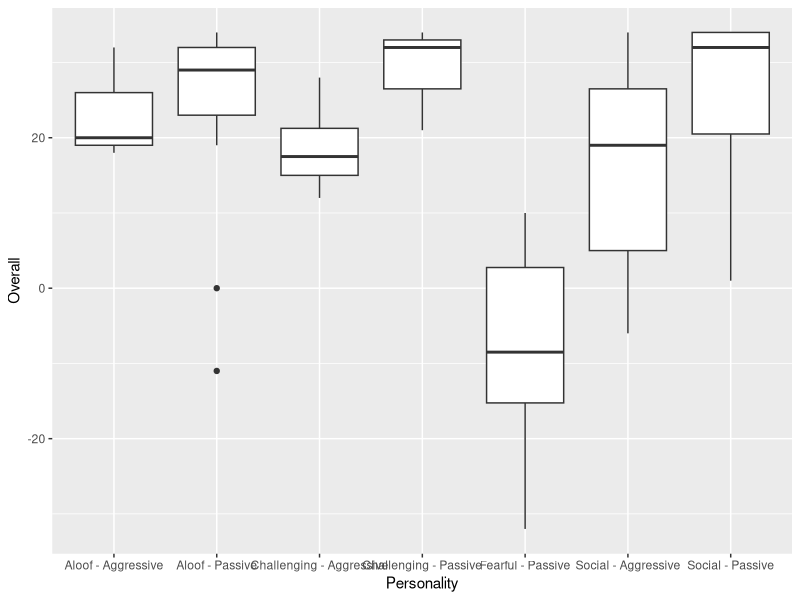
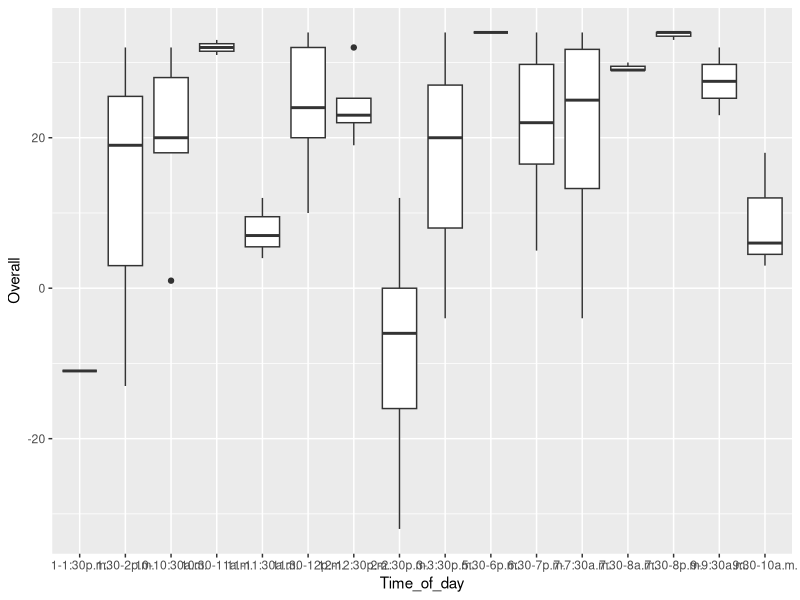
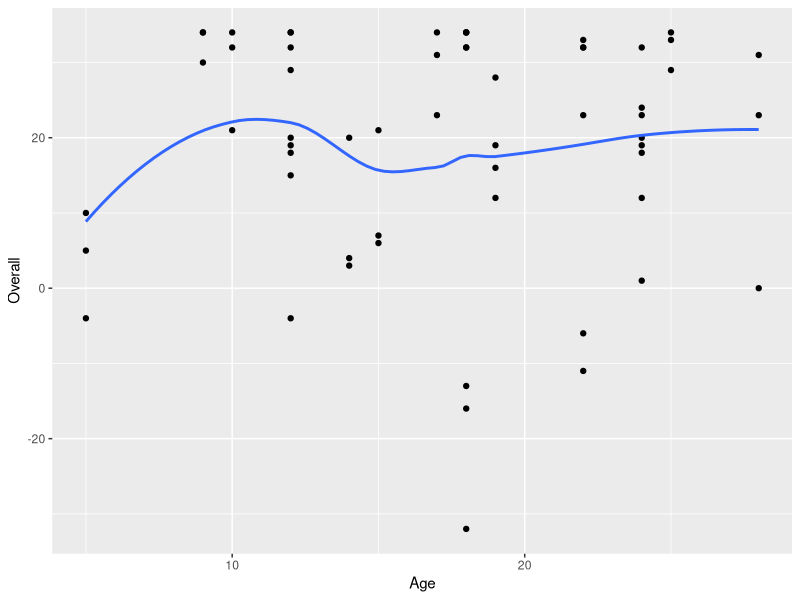
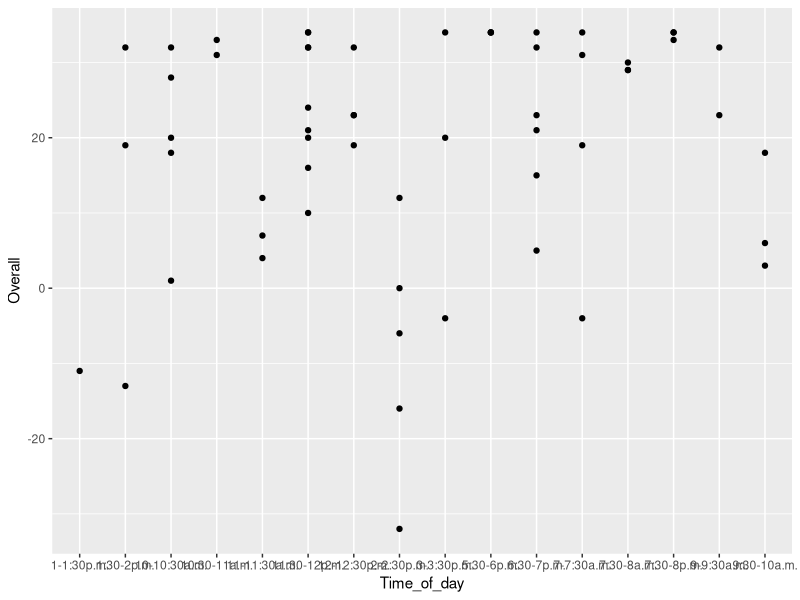
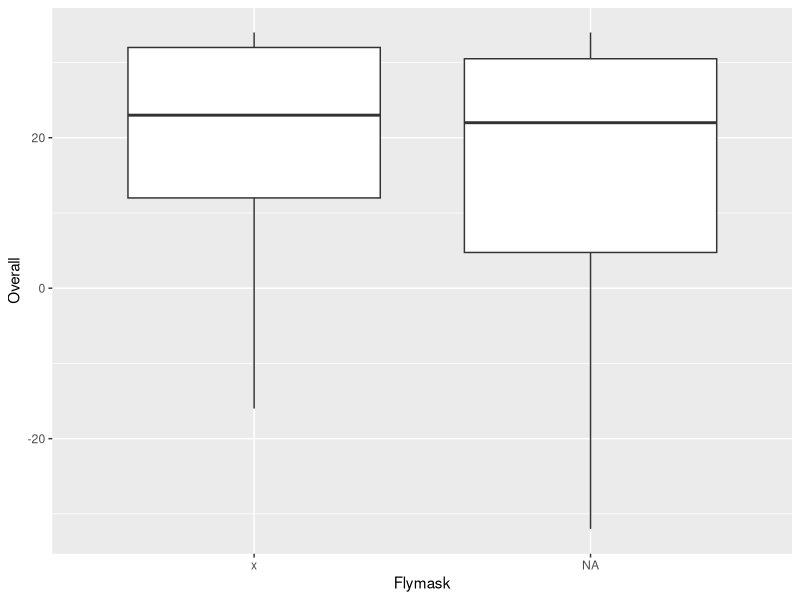
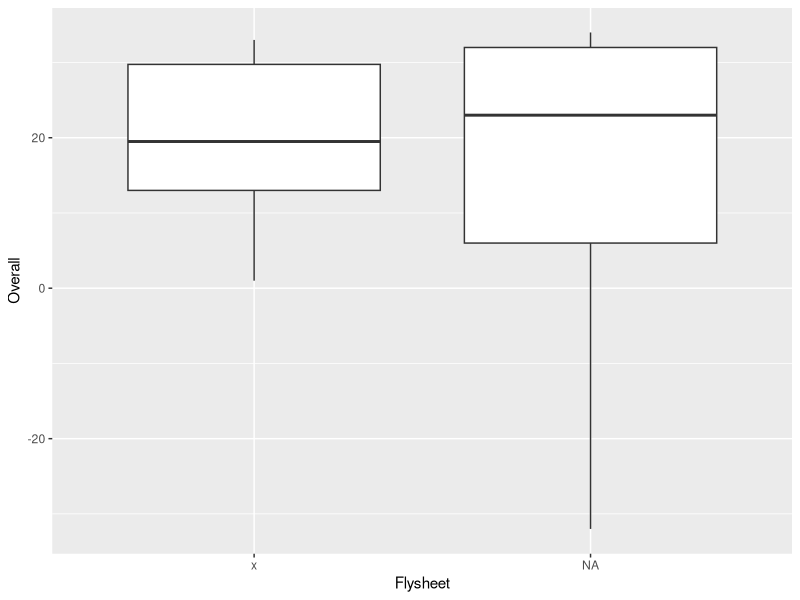
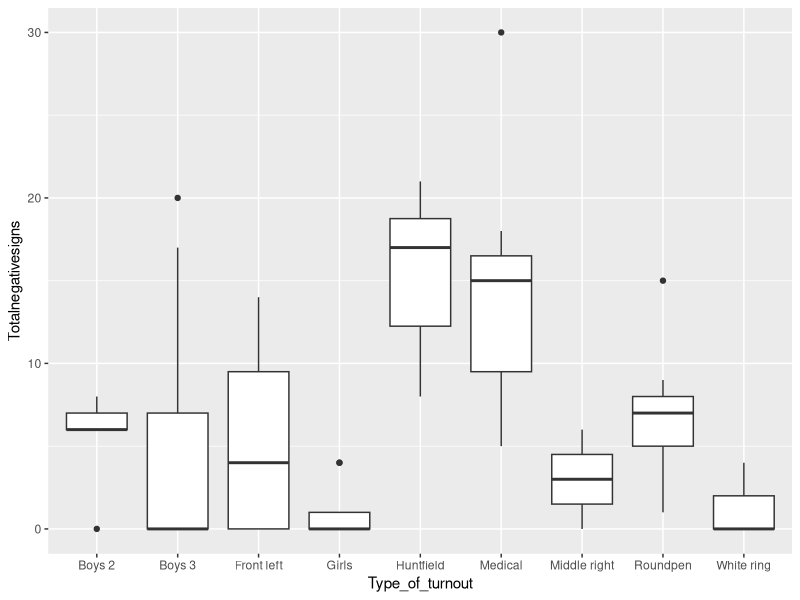
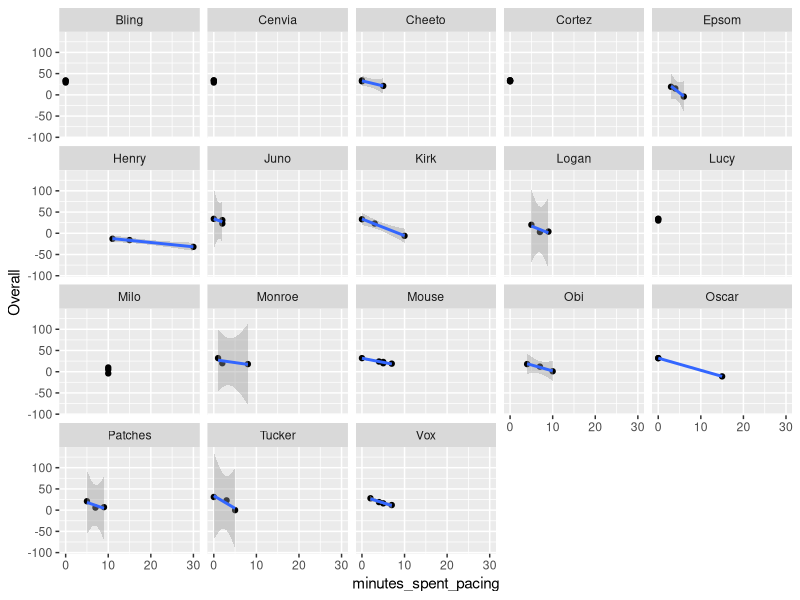

R code for these plots, in order:
## ---- chunk 1
knitr::opts_chunk$set(echo = TRUE)
## ---- chunk 2
library(tidyverse)
library(ggplot2)
library(readxl)
library(dplyr)
library(lme4)
turnout_data <- read_excel("SYE data sheet.xlsx",
 col_types = c(
 ))
## ---- chunk 3
turnout_data %>% group_by(Horse) %>% summarise(mean(Overall))
turnout_data %>% group_by(Personality) %>% summarise(mean(Overall))
ggplot(data = turnout_data, mapping = aes(x = Personality, y = Overall)) +
  geom_boxplot()
#interesting but have to watch how many in each group there are
ggplot(data = turnout_data, mapping = aes(x = Time_of_day, y = Overall)) + geom_boxplot()
# chaotic
ggplot(data = turnout_data, mapping = aes(x = Age, y = Overall)) + geom_point() + geom_smooth(se = FALSE)
#possibly significant
ggplot(data = turnout_data, mapping = aes(x = Time_of_day, y = Overall)) + geom_point() + geom_smooth(se = FALSE)
# Why am I not getting a smoother for this plot?

ggplot(data = turnout_data, mapping = aes(x = Flymask, y = Overall)) + geom_boxplot()
#possibly significant
ggplot(data = turnout_data, mapping = aes(x = Flysheet, y = Overall)) + geom_boxplot()
# not important

ggplot(data = turnout_data, mapping = aes(x = Type_of_turnout, y = Totalnegativesigns)) + geom_boxplot()
# interesting but need to consider other causes for the trends.

ggplot(turnout_data, aes(x=minutes_spent_pacing,y=Overall)) + 
  geom_point() + 
  geom_smooth(method="lm") +
  facet_wrap("Horse")

ggplot(data=turnout_data,aes(x=Age,y=Overall,color=Group)) + 
  geom_point() + 
  geom_smooth(method="lm")

ggplot(data=turnout_data,aes(x=Age,y=Overall,color=Flymask)) + 
  geom_point() + 
  geom_smooth(method="lm")

ggplot(turnout_data, aes(x=Personality,y=Overall)) + 
  geom_boxplot(fill="steelblue")

ggplot(data=turnout_data,aes(x=Age,y=Overall,color=Personality)) + 
  geom_point() + 
  geom_smooth(method="lm")
## ---- chunk 4
unmeanmod = lmer(Overall ~ 1 + (1|Horse), data = turnout_data, REML = T)
summary(unmeanmod)
